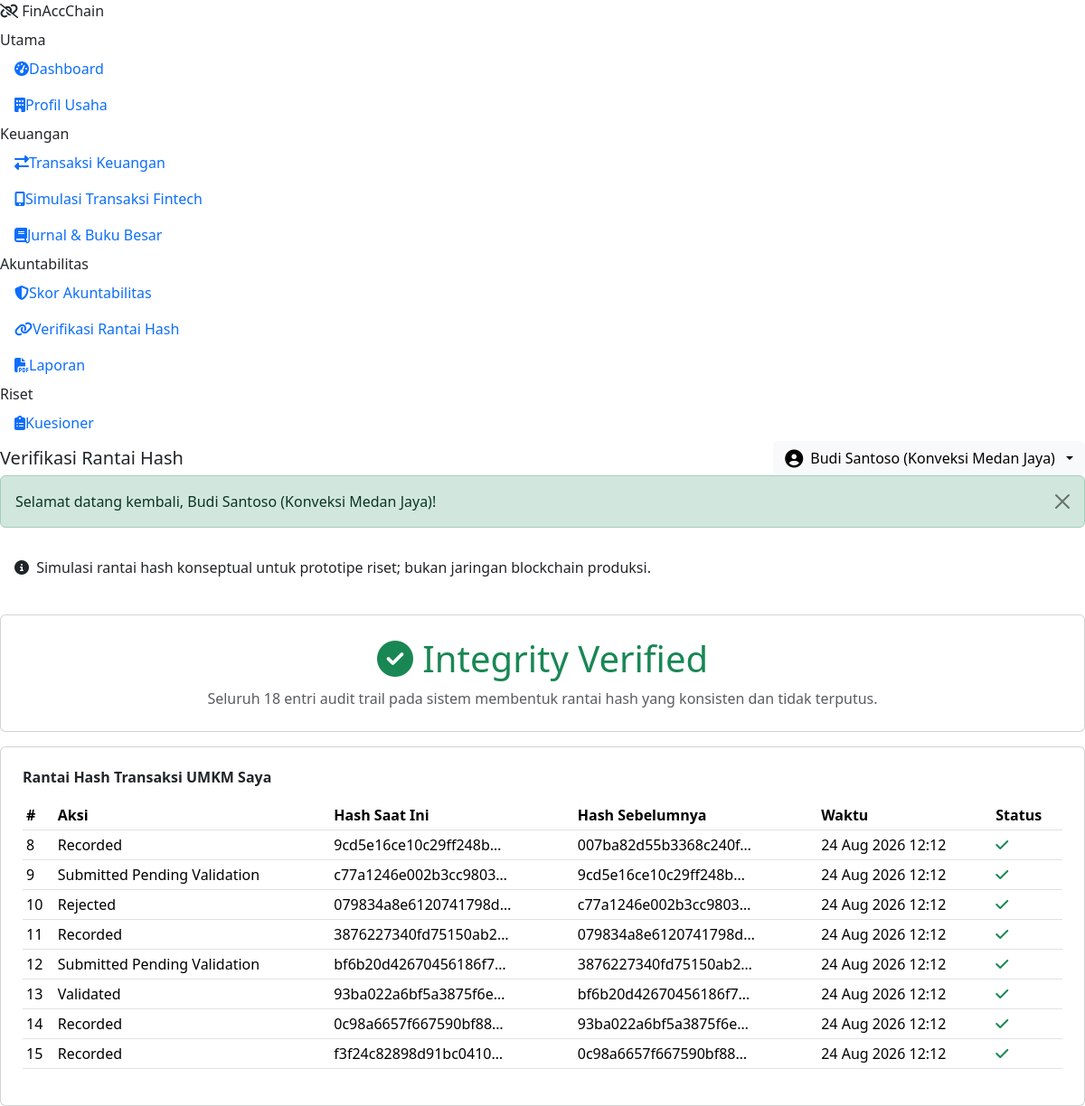
The page /msme/chain_verification.php (signed in) on the database its author committed.
### tables this page shows
CREATE TABLE audit_trails (
    id INT UNSIGNED AUTO_INCREMENT PRIMARY KEY,
    transaction_id INT UNSIGNED NOT NULL,
    action VARCHAR(60) NOT NULL,           
    actor_id INT UNSIGNED NULL,
    current_hash CHAR(64) NOT NULL,
    previous_hash CHAR(64) NULL,
    payload_snapshot TEXT NULL,
    created_at DATETIME NOT NULL DEFAULT CURRENT_TIMESTAMP,
    CONSTRAINT fk_audit_trx FOREIGN KEY (transaction_id) REFERENCES transactions(id) ON DELETE CASCADE,
    CONSTRAINT fk_audit_actor FOREIGN KEY (actor_id) REFERENCES users(id),
    INDEX idx_audit_trx (transaction_id),
    INDEX idx_audit_hash (current_hash)
);

### core/HashChain.php (called while the page is built, shortened)
<?php
class HashChain
{
    public static function computeHash(int $transactionId, string $timestamp, string $amount, string $party, string $previousHash): string
    {
        $payload = $transactionId . '|' . $timestamp . '|' . $amount . '|' . $party . '|' . $previousHash;
        return hash('sha256', $payload);
    }
    public static function verifyChain(): array
    {
        $db = Database::connection();
        $rows = $db->query('SELECT * FROM audit_trails ORDER BY id ASC')->fetchAll();
        $expectedPrevious = str_repeat('0', 64);
        $broken = [];
        foreach ($rows as $row) {
            $snapshot = json_decode($row['payload_snapshot'], true) ?: [];
            $recomputed = self::computeHash(
                (int) $row['transaction_id'],
                $row['created_at'],
                (string) ($snapshot['amount'] ?? '0'),
                (string) ($snapshot['party_name'] ?? '-'),
                $row['previous_hash']
            );
            $expectedPrevious = $row['current_hash'];
        }
        return [
            'total_entries' => count($rows),
            'is_valid' => empty($broken),
            'broken_entry_ids' => array_values(array_unique($broken)),
            'rows' => $rows,
        ];
    }
}

### core/helpers.php (called while the page is built, shortened)
<?php
function e(?string $value): string
{
    return htmlspecialchars((string) $value, ENT_QUOTES, 'UTF-8');
}
function format_date(?string $date, string $fmt = 'd M Y'): string
{
    $ts = strtotime($date);
    return $ts ? date($fmt, $ts) : '-';
}
function format_datetime(?string $date): string
{
    return format_date($date, 'd M Y H:i');
}

### msme/chain_verification.php (the view, shortened to what this page needs)
<?php
$u = current_user();
$msmeId = (int) $u['msme_id'];
$db = Database::connection();
$chain = HashChain::verifyChain();
$stmt = $db->prepare('SELECT id FROM transactions WHERE msme_id = ?');
$stmt->execute([$msmeId]);
$myTrxIds = array_column($stmt->fetchAll(), 'id');
$myEntries = array_values(array_filter($chain['rows'], fn($r) => in_array((int) $r['transaction_id'], $myTrxIds, true)));
require __DIR__ . '/../includes/app_header.php';
?>
<div class="fac-disclaimer p-3 mb-4">
  <i class="fa-solid fa-circle-info me-1"></i> Simulasi rantai hash konseptual untuk prototipe riset; bukan jaringan blockchain produksi.
</div>
<div class="card fac-card p-4 mb-3 text-center">
  <?php if ($chain['is_valid']): ?>
    <div class="display-6 text-success mb-2"><i class="fa-solid fa-circle-check"></i> Integrity Verified</div>
    <p class="text-muted mb-0">Seluruh <?= $chain['total_entries'] ?> entri audit trail pada sistem membentuk rantai hash yang konsisten dan tidak terputus.</p>
  <?php endif; ?>
</div>
<div class="card fac-card p-4">
  <h6 class="fw-bold mb-3">Rantai Hash Transaksi UMKM Saya</h6>
  <?php if (!$myEntries): render_empty_state('fa-link', 'Belum ada entri rantai hash.'); else: ?>
  <div class="table-responsive">
  <table class="table table-fac table-sm">
    <thead><tr><th>#</th><th>Aksi</th><th>Hash Saat Ini</th><th>Hash Sebelumnya</th><th>Waktu</th><th>Status</th></tr></thead>
    <tbody>
    <?php foreach ($myEntries as $e): $broken = in_array((int)$e['id'], $chain['broken_entry_ids'], true); ?>
      <tr class="<?= $broken ? 'table-danger' : '' ?>">
        <td><?= $e['id'] ?></td>
        <td><?= e(ucwords(str_replace('_',' ',$e['action']))) ?></td>
        <td class="hash-chip"><?= substr($e['current_hash'],0,20) ?>…</td>
        <td class="hash-chip"><?= substr($e['previous_hash'],0,20) ?>…</td>
        <td><?= format_datetime($e['created_at']) ?></td>
        <td><?= $broken ? '<span class="text-danger"><i class="fa-solid fa-triangle-exclamation"></i></span>' : '<span class="text-success"><i class="fa-solid fa-check"></i></span>' ?></td>
      </tr>
    <?php endforeach; ?>
    </tbody>
  </table>
  </div>
  <?php endif; ?>
</div>
<?php require __DIR__ . '/../includes/app_footer.php'; ?>

### rows shown on the page
audit_trails: id "8", action "Recorded", current_hash "9cd5e16ce10c29ff248b", previous_hash "007ba82d55b3368c240f", created_at "24 Aug 2026 12:12"
audit_trails: id "9", action "Submitted Pending Validation", current_hash "c77a1246e002b3cc9803", previous_hash "9cd5e16ce10c29ff248b", created_at "24 Aug 2026 12:12"
audit_trails: id "10", action "Rejected", current_hash "079834a8e6120741798d", previous_hash "c77a1246e002b3cc9803", created_at "24 Aug 2026 12:12"
audit_trails: id "11", action "Recorded", current_hash "3876227340fd75150ab2", previous_hash "079834a8e6120741798d", created_at "24 Aug 2026 12:12"
audit_trails: id "12", action "Submitted Pending Validation", current_hash "bf6b20d42670456186f7", previous_hash "3876227340fd75150ab2", created_at "24 Aug 2026 12:12"
audit_trails: id "13", action "Validated", current_hash "93ba022a6bf5a3875f6e", previous_hash "bf6b20d42670456186f7", created_at "24 Aug 2026 12:12"
audit_trails: id "14", action "Recorded", current_hash "0c98a6657f667590bf88", previous_hash "93ba022a6bf5a3875f6e", created_at "24 Aug 2026 12:12"
audit_trails: id "15", action "Recorded", current_hash "f3f24c82898d91bc0410", previous_hash "0c98a6657f667590bf88", created_at "24 Aug 2026 12:12"

### other values the page prints
APP_NAME "FinAccChain"
$label "Dashboard Profil Usaha Transaksi Keuangan Simulasi Transaksi Fintech Jurnal & Buku Besar Skor Akuntabilitas Verifikasi Rantai Hash Laporan Kuesioner"
$pageTitle "Verifikasi Rantai Hash"
$u['name'] "Budi Santoso (Konveksi Medan Jaya)"
$f['message'] "Selamat datang kembali, Budi Santoso (Konveksi Medan Jaya)!"
$chain['total_entries'] "18"
